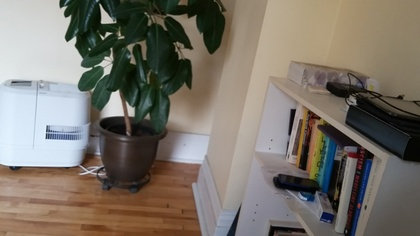
%> input picture Assignments/3/q1/room1.jpg, 420 x 236 px, shrunk from 2048 x 1152 before the run
$ octave Q1.m   (GNU Octave 9; MATLAB toolbox functions it lacks are replaced by stand-ins)
%> lines starting %> are read from the running program, lines starting %| are printed output that depends on the picture
%% read images
pic_1 = imread('room1.jpg');
%> pic_1 is the input picture: size 236x420x3 uint8; mean R, G, B 122.6, 115.6, 105.7
pic_1 = rgb2gray(pic_1);
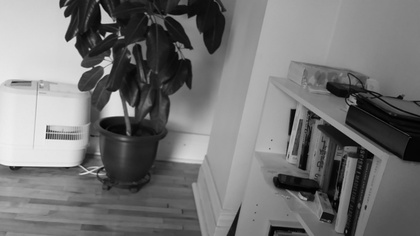
%> pic_1: size 236x420 uint8; min 0, max 246, mean 116.6
imshow(pic_1);

pic_2 = imread('room2.jpg');
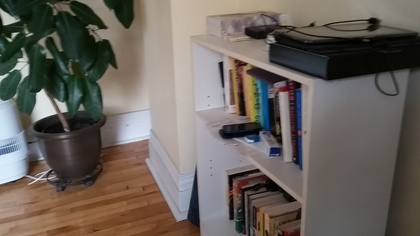
%> input picture Assignments/3/q1/room2.jpg, 420 x 236 px, shrunk from 2048 x 1152 before the run
%> pic_2 is the input picture: size 236x420x3 uint8; mean R, G, B 106.5, 99.3, 92.6
pic_2 = rgb2gray(pic_2);
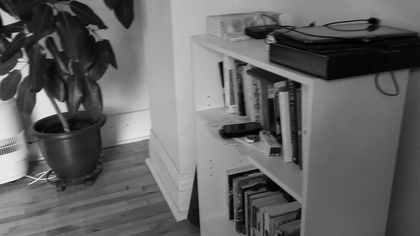
%> pic_2: size 236x420 uint8; min 0, max 245, mean 100.7


%% SURF
%> (the run ends here)
